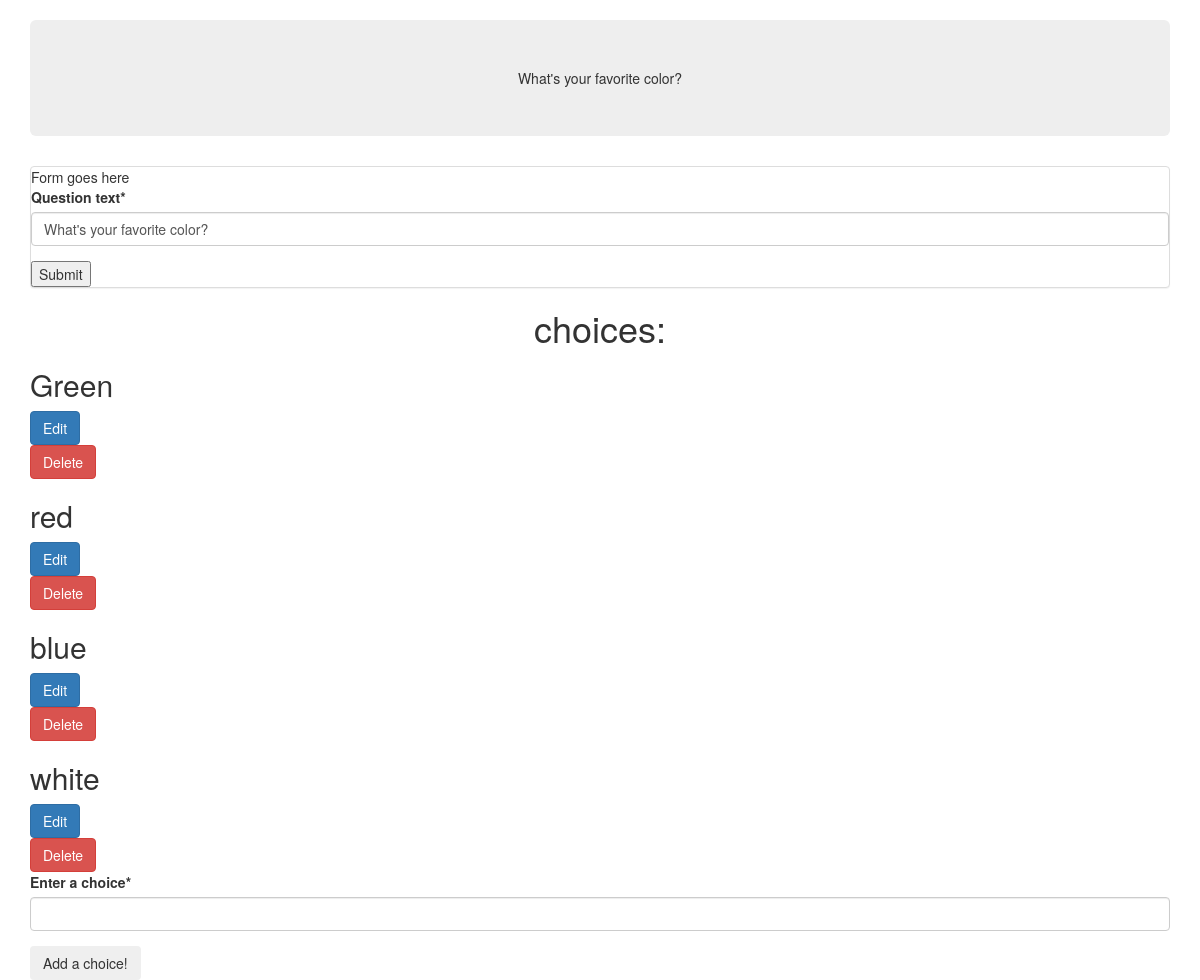
Screenshot of /polls/question/38/edit/ with the database file from the repository.
### polls/models.py (models this page shows, shortened)
class Question(models.Model):
    question_text = models.CharField(max_length=200)
    pub_date = models.DateTimeField('date published')
    owner = models.ForeignKey(User)
    slug = models.CharField(max_length=255)

class Choice(models.Model):
    question = models.ForeignKey(Question, on_delete=models.CASCADE)
    choice_text = models.CharField(max_length=200)
    votes = models.IntegerField(default=20)

### polls/views.py (the view, shortened to what this page needs)
# urls.py: url(r'^question/(?P<question_id>[0-9]+)/edit/$', views.edit_question, name="edit"),
def edit_question(request, question_id):
    question = Question.objects.get(id=question_id)
    add_choice_form = forms.ChoiceForm(initial={'question':question})
    if request.method == "GET":
        form = forms.QuestionForm(instance=question)
        context = {
            "question" : question,
            "form": form,
            "choice_form": add_choice_form
        }
        return render(request, "polls/edit_question.html",context)

### polls/forms.py
class QuestionForm(forms.ModelForm):
    class Meta:
        model = Question
        fields = ["question_text"]

class ChoiceForm (forms.ModelForm):
    class Meta:
        model= Choice
        fields= ["question", "choice_text"]
        labels = {
            'question': 'choose a question',
            'choice_text' : 'Enter a choice'
        }
        widgets = {'question' : forms.HiddenInput}

### polls/templates/polls/edit_question.html (shortened to what this page needs)
{% extends 'polls/base.html'%}
{% load crispy_forms_tags %}
{% block header %}
{{ question.question_text }}
{% endblock %}
{% block content %}
<div class="panel panel-default">
    Form goes here
    <form action="{% url 'polls:edit' question.id %}" method="POST">
        {{ form | crispy}}
    <input type="submit">
    </form>
</div>
<h1> choices:</h1>
{% for choice in question.choice_set.all %}
<h2> {{ choice.choice_text}}</h2>
  <a href="{% url 'polls:edit_choice' choice.id %}" class="btn btn-primary">Edit</a>
<form action="{% url 'polls:delete_choice' choice.id %}" method="POST">
                    <input class="btn btn-danger"
                           type="submit"
                           value="Delete"/>
</form>
{% endfor %}
<form action="{% url 'polls:add_choice' %}" method="post">
    {{ choice_form | crispy }}
    <input type="submit" class="btn" value="Add a choice!">
</form>
{% endblock %}

### polls/templates/polls/base.html (style rules this page uses)
h1 { text-align:center }

### rows the page displays
Question: question_text "What's your favorite color?"
Choice: choice_text "Green"
Choice: choice_text "red"
Choice: choice_text "blue"
Choice: choice_text "white"
